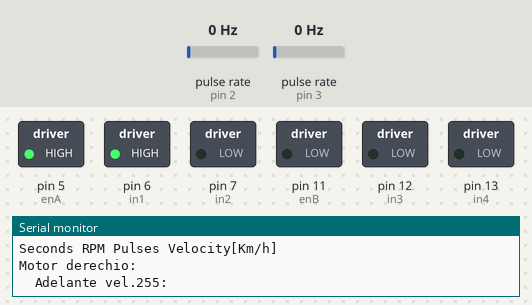
The sketch below on a simulated Arduino Uno, built with avr-gcc and run on an emulated ATmega328P. Shown: switched loads named in the sketch (green lamp = pin HIGH), the last lines printed to the serial monitor. Wiring (inferred from the names in the program): 2 × pulse sensor: data pin 2 / data pin 3. The test bench sets the inputs (shaded band); at power-on: pulse rate (sensors on pin 2, pin 3) 0 Hz.

Above: at 0.1 s.
At 5.1 s:
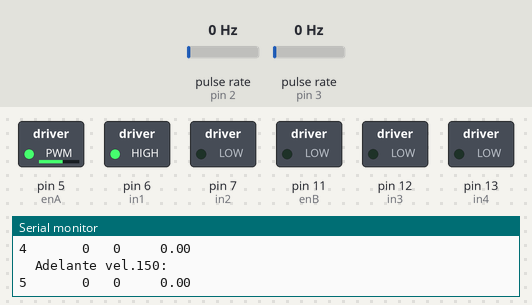
At 10.1 s:
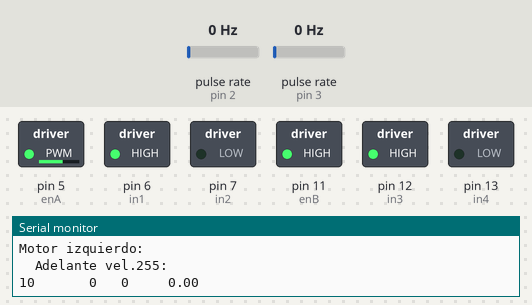
At 20.1 s:
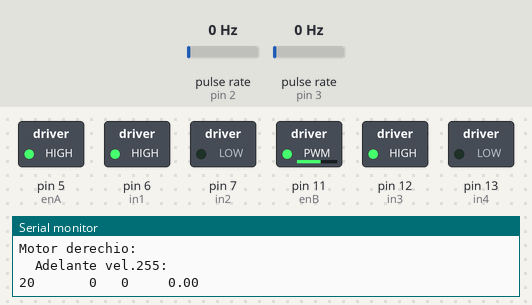
At 35.1 s:
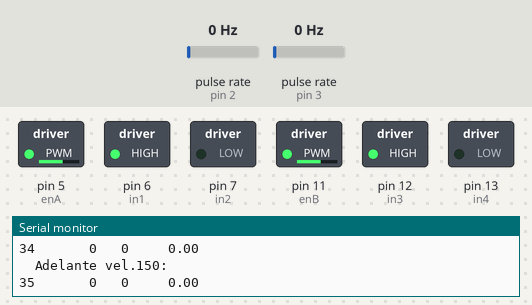
Timing chart, 0 to 36.6 s (numbered marks = the images above):
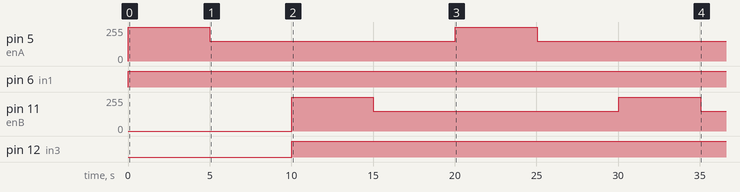

Measured:
- by itself, pin 5 (enA), pin 11 (enB): alternates 255/255 for 5.0 s and 150/255 for 15.0 s
- by itself, pin 6 (in1): LOW → HIGH at 0.01 s
- by itself, pin 12 (in3): LOW → HIGH at 10.0 s

The sketch:

TestEncoderMotorDC.ino
```cpp
// MOTOR 1 (Derecho)
// Pines de conexión en la tarjeta Arduino. Los pines de conexión
//  unidos a enA y enB de la tarjeta L298N, deben ser PWM (~)
int enA = 5; // Pin enA de la tarjeta controladora L298N
int in1 = 6;  // Pin in1 "  "  "       "            "
int in2 = 7;  // Pin in2 "  "  "       "            "
// MOTOR 2 (Izquierdo)
int in3 = 12; // Pin in3 de la tarjeta controladora L298N
int in4 = 13; // Pin in4 "  "  "       "            "
int enB = 11; // Pin enB "  "  "       "            "

// Pin encoder motores DC
int pinEncoderMotorDer = 2;
int pinEncoderMotorIzq = 3;

unsigned long rpmDer = 0;           // Revoluciones por minuto calculadas.
unsigned long rpmIzq = 0;           // Revoluciones por minuto calculadas.
float velocityDer = 0;                 //Velocidad en [Km/h]
float velocityIzq = 0;                 //Velocidad en [Km/h]
volatile byte pulsesDer = 0;       // Número de pulsos leidos por el Arduino en un segundo
volatile byte pulsesIzq = 0;       // Número de pulsos leidos por el Arduino en un segundo
unsigned long timeoldDer = 0;  // Tiempo
unsigned long timeoldIzq = 0;  // Tiempo
static volatile unsigned long debounceDer = 0; // Tiempo del rebote.
static volatile unsigned long debounceIzq = 0; // Tiempo del rebote.

unsigned int pulsesperturn = 20; // Número de muescas que tiene el disco del encoder.
const int wheel_diameter = 65;   // Diámetro de la rueda pequeña[mm]

/*
 *
 *  SETUP
 *
 */
void setup() {
  Serial.begin(9600);

  // Establecer el modo de salida para todos los pines utilizados
  //  para la conexión de los motores
  pinMode(enA, OUTPUT);
  pinMode(in1, OUTPUT);
  pinMode(in2, OUTPUT);
  pinMode(in3, OUTPUT);
  pinMode(in4, OUTPUT);
  pinMode(enB, OUTPUT);

  attachInterrupt(digitalPinToInterrupt(pinEncoderMotorDer), contadorPulsosMotorDerecho, RISING);
  attachInterrupt(digitalPinToInterrupt(pinEncoderMotorIzq), contadorPulsosMotorIzquierdo, RISING);

  pulsesDer = 0;
  rpmDer = 0;
  timeoldDer = 0;
  pulsesIzq = 0;
  rpmIzq = 0;
  timeoldIzq = 0;

  Serial.print("Seconds ");
  Serial.print("RPM ");
  Serial.print("Pulses ");
  Serial.println("Velocity[Km/h]");
}

/*
 *
 *  LOOP
 *
 */
void loop() {
  Serial.println("Motor derechio: ");

  Serial.println("  Adelante vel.255: ");
  digitalWrite(in1, HIGH);
  digitalWrite(in2, LOW);
  analogWrite(enA, 255);

  for(int i=0; i<5; i++) {
    mostrarVelocidadDerecha();
    delay(1000);
  }

  Serial.println("  Adelante vel.150: ");
  digitalWrite(in1, HIGH);
  digitalWrite(in2, LOW);
  analogWrite(enA, 150);

  for(int i=0; i<5; i++) {
    mostrarVelocidadDerecha();
    delay(1000);
  }

  Serial.println("Motor izquierdo: ");

  Serial.println("  Adelante vel.255: ");
  digitalWrite(in3, HIGH);
  digitalWrite(in4, LOW);
  analogWrite(enB , 255);

  for(int i=0; i<5; i++) {
    mostrarVelocidadIzquierda();
    delay(1000);
  }

  Serial.println("  Adelante vel.150: ");
  digitalWrite(in3, HIGH);
  digitalWrite(in4, LOW);
  analogWrite(enB, 150);

  for(int i=0; i<5; i++) {
    mostrarVelocidadIzquierda();
    delay(1000);
  }

}

void mostrarVelocidadDerecha() {
  if (millis() - timeoldDer >= 1000){  // Se actualiza cada segundo
      noInterrupts(); //Don't process interrupts during calculations // Desconectamos la interrupción para que no actué en esta parte del programa.
      rpmDer = (60L * 1000 / pulsesperturn )/ (millis() - timeoldDer)* pulsesDer; // Calculamos las revoluciones por minuto
      velocityDer = rpmDer * 3.1416 * wheel_diameter * 60 / 1000000; // Cálculo de la velocidad en [Km/h]
      timeoldDer = millis(); // Almacenamos el tiempo actual.
      Serial.print(millis()/1000); Serial.print("       ");// Se envia al puerto serie el valor de tiempo, de las rpm y los pulsos.
      Serial.print(rpmDer,DEC); Serial.print("   ");
      Serial.print(pulsesDer,DEC); Serial.print("     ");
      Serial.println(velocityDer, 2);
      pulsesDer = 0;  // Inicializamos los pulsos.
      interrupts(); // Restart the interrupt processing // Reiniciamos la interrupción
   }
}

void mostrarVelocidadIzquierda() {
  if (millis() - timeoldIzq >= 1000){  // Se actualiza cada segundo
      noInterrupts(); //Don't process interrupts during calculations // Desconectamos la interrupción para que no actué en esta parte del programa.
      rpmIzq = (60L * 1000 / pulsesperturn )/ (millis() - timeoldIzq)* pulsesIzq; // Calculamos las revoluciones por minuto
      velocityIzq = rpmIzq * 3.1416 * wheel_diameter * 60 / 1000000; // Cálculo de la velocidad en [Km/h]
      timeoldIzq = millis(); // Almacenamos el tiempo actual.
      Serial.print(millis()/1000); Serial.print("       ");// Se envia al puerto serie el valor de tiempo, de las rpm y los pulsos.
      Serial.print(rpmIzq,DEC); Serial.print("   ");
      Serial.print(pulsesIzq,DEC); Serial.print("     ");
      Serial.println(velocityIzq,2);
      pulsesIzq = 0;  // Inicializamos los pulsos.
      interrupts(); // Restart the interrupt processing // Reiniciamos la interrupción
   }
}

void contadorPulsosMotorDerecho(){
  // Vuelve a comprobar que el encoder envia una señal buena y luego comprueba que el tiempo es superior a 1000 microsegundos y vuelve a comprobar que la señal es correcta.
  if( digitalRead (pinEncoderMotorDer) && (micros()-debounceDer > 500) && digitalRead (pinEncoderMotorDer) ) {
    debounceDer = micros(); // Almacena el tiempo para comprobar que no contamos el rebote que hay en la señal.
    pulsesDer++;  // Suma el pulso bueno que entra.
  }
}

void contadorPulsosMotorIzquierdo(){
  // Vuelve a comprobar que el encoder envia una señal buena y luego comprueba que el tiempo es superior a 1000 microsegundos y vuelve a comprobar que la señal es correcta.
  if( digitalRead (pinEncoderMotorIzq) && (micros()-debounceIzq > 500) && digitalRead (pinEncoderMotorIzq) ) {
    debounceIzq = micros(); // Almacena el tiempo para comprobar que no contamos el rebote que hay en la señal.
    pulsesIzq++;  // Suma el pulso bueno que entra.
  }
}
```
